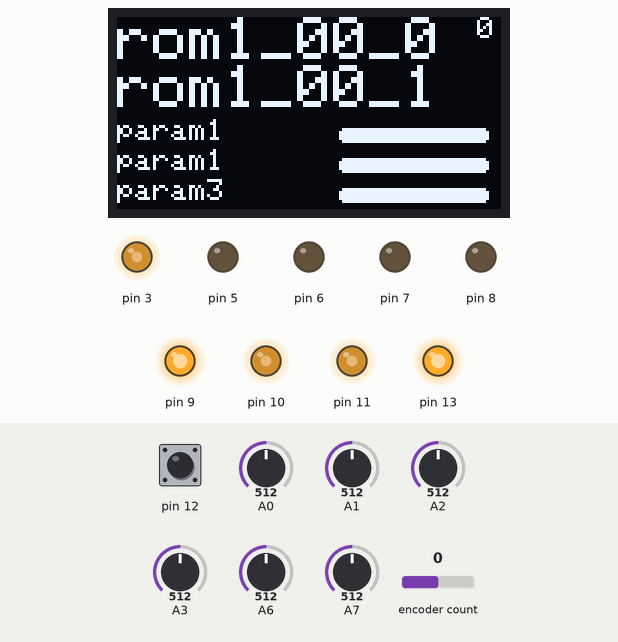
This sketch was run on a simulated Arduino Uno, built with avr-gcc and run on an emulated ATmega328P. Parts: 128×64 one-colour display, output pins drawn as LEDs (lit = HIGH). The test bench sets the inputs (shaded band); at power-on: encoder count 0, A0 = 512, pin 12 HIGH, A3 = 512, A1 = 512, A2 = 512, A6 = 512, A7 = 512.

Above: at 1.6 s.
1.7 s: encoder count set to 4
At 2.6 s:
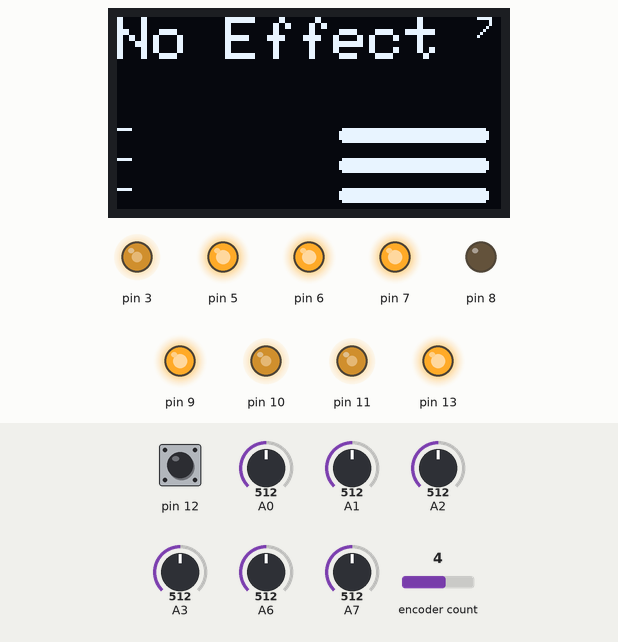
3.2 s: A0 set to 306
At 4.0 s:
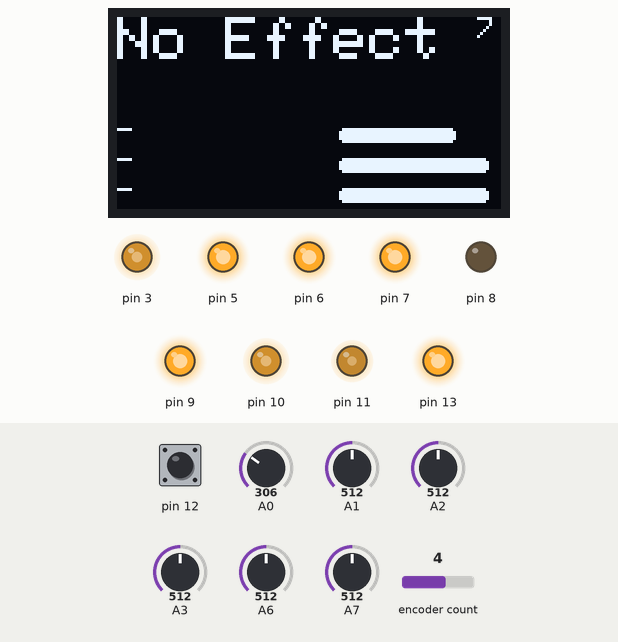
4.7 s: pin 12 pulled LOW for 0.15 s
At 6.2 s:
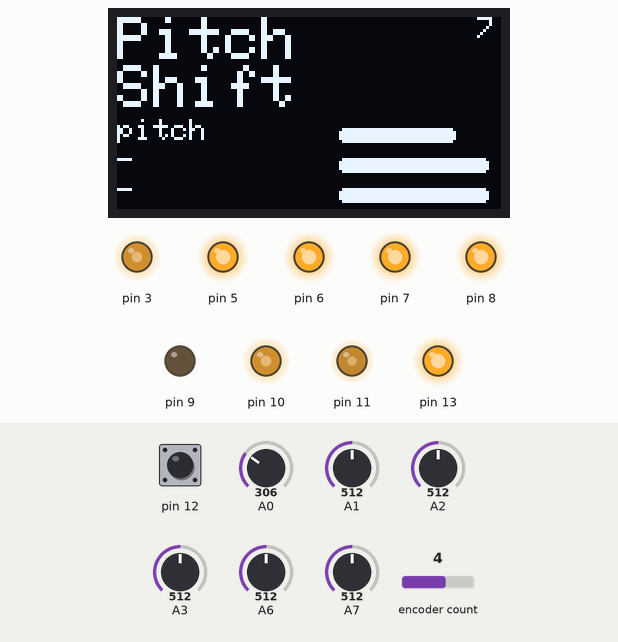
7.4 s: encoder count set to 3
At 8.6 s:
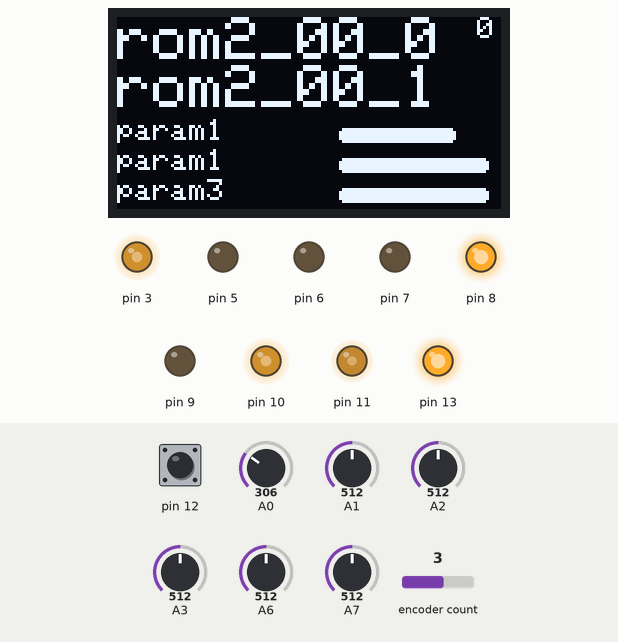
8.9 s: A3 set to 716
At 9.3 s:
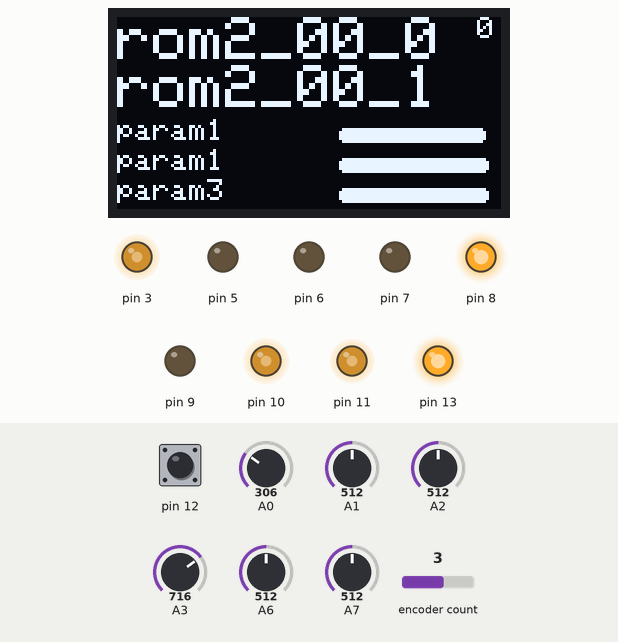
10.4 s: pin 12 pulled LOW for 1 s
At 12.8 s:
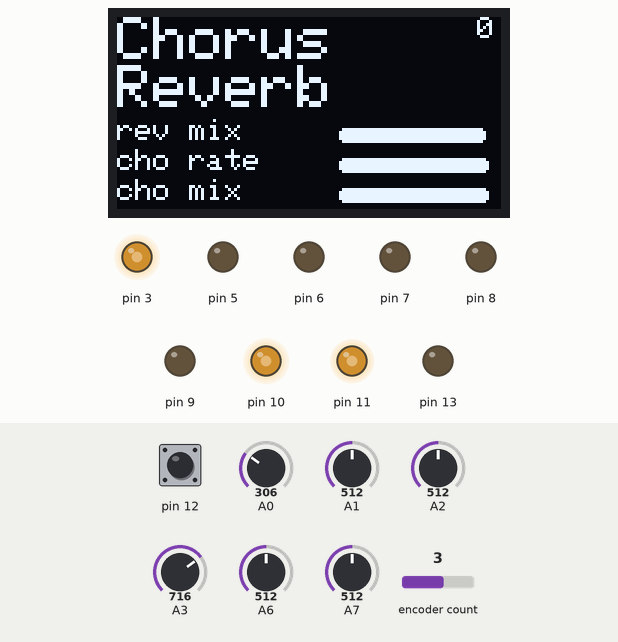
Timing chart, 0 to 14.3 s (numbered marks = the images above; inputs shaded):
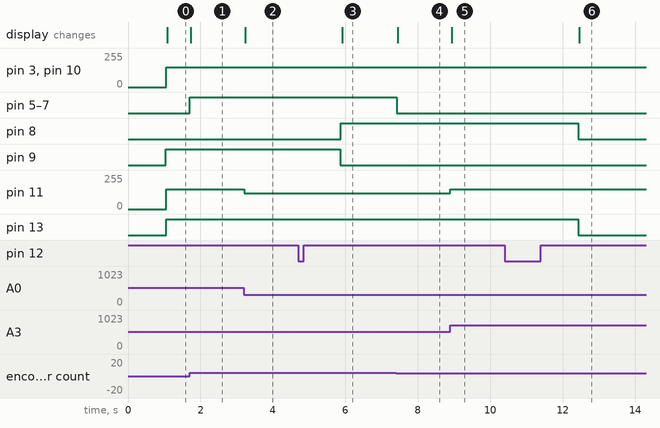

The sketch:

main.ino
```cpp
#include <Encoder.h>
#include <avr/io.h>//for fast PWM

//encoder library setting
//#define ENCODER_OPTIMIZE_INTERRUPTS //contermeasure of encoder noise
#define ENCODER_OPTIMIZE_INTERRUPTS

//OLED display setting
#include <Wire.h>
#include <Adafruit_GFX.h>
#include <Adafruit_SSD1306.h>
#include <stdio.h>
#include <avr/pgmspace.h>

#define OLED_ADDRESS 0X3c
#define SCREEN_WIDTH 128
#define SCREEN_HEIGHT 64

Adafruit_SSD1306 display(SCREEN_WIDTH, SCREEN_HEIGHT, &Wire, -1);

typedef struct {
  char title[12];
  char subtitle[12];
  char param1[12];
  char param2[12];
  char param3[12];
} Effect;

// presets on FV-1 chip
const Effect preset[] PROGMEM = {
  {"Chorus", "Reverb", "rev mix", "cho rate", "cho mix"},
  {"Flange", "Reverb", "rev mix", "flng rate", "flng mix"},
  {"Tremolo", "Reverb", "rev mix", "trem rate", "trem mix"},
  {"Pitch", "Shift", "pitch", "-", "-"},
  {"Pitch", "Echo", "pitch", "echo delay", "echo mix"},
  {"No Effect", " ", "-", "-", "-"},
  {"Reverb", "1", "rev time", "hf filter", "lf filter"},
  {"Reverb", "2", "rev time", "hf filter", "lf filter"},
};

// add your own effect names from rom1
const Effect rom1[] PROGMEM = {
  {"rom1_00_0", "rom1_00_1", "param1", "param1", "param3"},
  {"rom1_01_0", "rom1_01_1", "param1", "param1", "param3"},
};

// add your own effect names from rom2
const Effect rom2[] PROGMEM = {
  {"rom2_00_0", "rom2_00_1", "param1", "param1", "param3"},
  {"rom2_01_0", "rom2_01_1", "param1", "param1", "param3"},
};

Encoder myEnc(2, 4);
int oldPosition = -999;
int newPosition = -999;
int i = 1;

int POT0 = 150;
int POT1 = 150;
int POT2 = 150;

bool old_sw = 0;
bool sw = 0;
byte bank = 0;
Effect currentFx = preset[0];

bool disp_refresh = 0;
bool disp_ref_count = 0;

void setup() {
  // OLED library setting
  display.begin(SSD1306_SWITCHCAPVCC, 0x3C);
  display.clearDisplay();

  // pin mode setting
  pinMode(3, OUTPUT);
  pinMode(5, OUTPUT);
  pinMode(6, OUTPUT);
  pinMode(7, OUTPUT);
  pinMode(8, OUTPUT);
  pinMode(9, OUTPUT);
  pinMode(10, OUTPUT);
  pinMode(11, OUTPUT);
  pinMode(12, INPUT_PULLUP);
  pinMode(13, OUTPUT);

  // fast pwm setting
  TCCR2B &= B11111000;
  TCCR2B |= B00000001;
  TCCR1B &= B11111000;
  TCCR1B |= B00000001;

  disp_ref_count = millis();
}

void loop() {
  // change bank(ROM) by push button
  old_sw = sw;
  sw = digitalRead(12);

  if (sw == 1 && old_sw == 0) {
    bank++;
    disp_refresh = 1;
    if (bank >= 3) {
      bank = 0;
    }

    if (bank == 2) {
      delay(1000);
      digitalWrite(9, LOW);
      delay(5);
      digitalWrite(8, HIGH);
      delay(5);
      digitalWrite(13, HIGH);
      delay(5);
      digitalWrite(13, LOW);
      delay(5);
      digitalWrite(13, HIGH);
    }
    else if (bank == 1) {
      delay(1000);
      digitalWrite(8, LOW);
      delay(5);
      digitalWrite(9, HIGH);
      delay(5);
      digitalWrite(13, HIGH);
      delay(5);
      digitalWrite(13, LOW);
      delay(5);
      digitalWrite(13, HIGH);
      delay(5);
    }
    else if (bank == 0) {
      delay(1000);
      digitalWrite(13, LOW);
      digitalWrite(8, LOW);
      digitalWrite(9, LOW);
    }
  }

  newPosition = myEnc.read();
  if ((newPosition - 3) / 4 > oldPosition / 4) {
    oldPosition = newPosition;
    i = i - 1;
    disp_refresh = 1;
    if (i <= -1) {
      i = 7;
    }
  }

  else if ((newPosition + 3) / 4 < oldPosition / 4) {
    oldPosition = newPosition;
    i = i + 1;
    disp_refresh = 1;
    if (i >= 8) {
      i = 0;
    }
  }


  i = constrain(i, 0, 7);

  // PWM value calc
  POT0 = (analogRead(0) + analogRead(3));
  POT1 = (analogRead(1) + analogRead(6));
  POT2 = (analogRead(2) + analogRead(7));
  POT0 = map(POT0, 0, 1023, 0, 150);
  POT1 = map(POT1, 0, 1023, 0, 150);
  POT2 = map(POT2, 0, 1023, 0, 150);

  // select fv1 effect number
  digitalWrite(7, bitRead(i, 0));
  digitalWrite(6, bitRead(i, 1));
  digitalWrite(5, bitRead(i, 2));

  // PWM output
  analogWrite(3, POT2);
  analogWrite(10, POT1);
  analogWrite(11, POT0);

  // display refresh freq
  if ((disp_refresh == 1) || (millis() >= disp_ref_count + 100)) {
    disp_refresh = 0;
    disp_ref_count = millis();
    displayOut();
  }
}

void displayOut() {
  display.clearDisplay();
  display.setTextSize(2);
  display.setTextColor(WHITE);

  switch(bank) {
    case 0:
      memcpy_P(&currentFx, &preset[i], sizeof(Effect));
      break;
    case 1:
      memcpy_P(&currentFx, &rom1[i], sizeof(Effect));
      break;
    case 2:
      memcpy_P(&currentFx, &rom2[i], sizeof(Effect));
      break;
  }


  display.setCursor(0, 0);
  display.print(currentFx.title);

  display.setCursor(0, 16);
  display.print(currentFx.subtitle);

  display.setTextSize(0);
  display.setCursor(120, 0);
  display.print(i);

  display.setCursor(0, 34);
  display.print(currentFx.param1);

  display.setCursor(0, 44);
  display.print(currentFx.param2);

  display.setCursor(0, 54);
  display.print(currentFx.param3);

  display.fillRoundRect(74, 37, POT0 / 3, 5, 2, WHITE);
  display.fillRoundRect(74, 47, POT1 / 3, 5, 2, WHITE);
  display.fillRoundRect(74, 57, POT2 / 3, 5, 2, WHITE);

  display.display();

}
```

Measured:
- after the input at 1.7 s, pin 5–7: LOW → HIGH at once; the display: changes at once (image 1)
- after the input at 3.2 s, pin 11: 150/255 → 119/255 at once; the display: changes at once (image 2)
- after the input at 4.7 s, pin 8: LOW → HIGH after 1.2 s; pin 9: HIGH → LOW after 1.2 s; the display: changes after 1.2 s (image 3)
- after the input at 7.4 s, pin 5–7: HIGH → LOW at once; the display: changes after 0.05 s (image 4)
- after the input at 8.9 s, pin 11: 119/255 → 149/255 at once; the display: changes at once (image 5)
- after the input at 10.4 s, pin 8, pin 13: HIGH → LOW after 2.0 s; the display: changes after 2.1 s (image 6)
